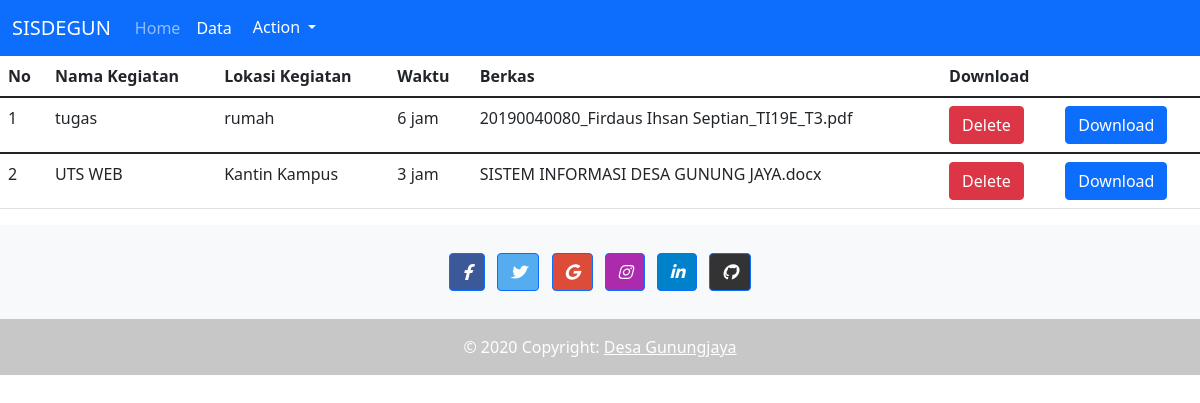
The app's page /asset/data.php with its own data.
### tables this page shows
CREATE TABLE `tb_kegiatan` (
  `id` int(11) NOT NULL,
  `nama_kegiatan` varchar(100) NOT NULL
);

CREATE TABLE `tb_lokasi` (
  `id` int(11) NOT NULL,
  `lokasi_kegiatan` varchar(100) NOT NULL
);

CREATE TABLE `tb_laporan` (
  `id` int(11) NOT NULL,
  `nama_file` varchar(100) NOT NULL,
  `waktu` varchar(100) NOT NULL
);

### asset/data.php (the view, shortened to what this page needs)
<!DOCTYPE html>
<html lang="en">
<head>
    <link href="https://cdn.jsdelivr.net/npm/bootstrap@5.1.3/dist/css/bootstrap.min.css" rel="stylesheet">
    <link rel="stylesheet" href="https://cdnjs.cloudflare.com/ajax/libs/font-awesome/6.0.0-beta2/css/brands.min.css" />
</head>
<body>
    <div class="">
        <nav class="navbar navbar-expand-lg navbar-dark bg-primary">
            <div class="container-fluid">
              <div class="collapse navbar-collapse" id="navbarTogglerDemo01">
                <a class="navbar-brand" href="index.php">SISDEGUN</a>
                <ul class="navbar-nav me-auto mb-2 mb-lg-0">
                  <li class="nav-item">
                    <a class="nav-link " aria-current="page" href="index.php">Home</a>
                  </li>
                  <li class="nav-item">
                    <a class="nav-link active" href="data.php">Data</a>
                  </li>
                  <div class="dropdown">
                    <badge class="btn btn-primary dropdown-toggle" type="button" id="dropdownMenuButton1" data-bs-toggle="dropdown" aria-expanded="false">
                      Action
                    </badge>
                  </div>
                </ul>
              </div>
            </div>
          </nav>
    </div>
<table class="table table-hover">
    <thead>
        <tr>
        <th>No</th>
        <th>Nama Kegiatan</th>
        <th>Lokasi Kegiatan</th>
        <th>Waktu</th>
        <th>Berkas</th>
        <th>Download</th>
        </tr>
        <?php
include "koneksi.php";
$sql = "SELECT nama_kegiatan, lokasi_kegiatan, waktu, nama_file  FROM tb_kegiatan INNER JOIN tb_lokasi ON tb_kegiatan.id=tb_lokasi.id JOIN tb_laporan ON tb_kegiatan.id=tb_laporan.id;";
$no=1;
$d=mysqli_query($koneksi,$sql);
while($result = mysqli_fetch_assoc($d)){
?>
        </thead>
    <tbody>
        <tr>
            <td><?php echo $no++ ?></td>
            <td><?php echo $result["nama_kegiatan"];?></td>
            <td><?php echo $result["lokasi_kegiatan"];?></td>
            <td><?php echo $result["waktu"];?></td>
            <td><?php echo $result["nama_file"];?></td>
            <td><a href='?id=<?php echo $result["id"]?>' class="btn btn-danger">Delete</a></td>
            <td><a href="download.php?filename=<?php echo $result["nama_file"];?>" class="btn btn-primary">Download</a></td>
            </tr>
                <?php } ?>
        </tbody>
</table>
<footer class="bg-light text-center text-white">
        <div class="container p-4 pb-0">
          <section class="mb-4">
            <a
              class="btn btn-primary btn-floating m-1"
              style="background-color: #3b5998;"
              href="#!"
              role="button"
              ><i class="fab fa-facebook-f"></i
            ></a>
            <a
              class="btn btn-primary btn-floating m-1"
              style="background-color: #55acee;"
              href="#!"
              role="button"
              ><i class="fab fa-twitter"></i
            ></a>
            <a
              class="btn btn-primary btn-floating m-1"
              style="background-color: #dd4b39;"
              href="#!"
              role="button"
              ><i class="fab fa-google"></i
            ></a>
            <a
              class="btn btn-primary btn-floating m-1"
              style="background-color: #ac2bac;"
              href="#!"
              role="button"
              ><i class="fab fa-instagram"></i
            ></a>
            <a
              class="btn btn-primary btn-floating m-1"
              style="background-color: #0082ca;"
              href="#!"
              role="button"
              ><i class="fab fa-linkedin-in"></i
            ></a>
            <a
              class="btn btn-primary btn-floating m-1"
              style="background-color: #333333;"
              href="#!"
              role="button"
              ><i class="fab fa-github"></i
            ></a>
          </section>
        </div>
        <div class="text-center p-3" style="background-color: rgba(0, 0, 0, 0.2);">
          © 2020 Copyright:
          <a class="text-white" href="#">Desa Gunungjaya</a>
        </div>
      </footer>
</body>
</html>

### records on screen
tb_kegiatan: nama_kegiatan "tugas", tb_lokasi.lokasi_kegiatan "rumah", tb_laporan.waktu "6 jam", tb_laporan.nama_file "20190040080_Firdaus Ihsan Septian_TI19E_T3.pdf"
tb_kegiatan: nama_kegiatan "UTS WEB", tb_lokasi.lokasi_kegiatan "Kantin Kampus", tb_laporan.waktu "3 jam", tb_laporan.nama_file "SISTEM INFORMASI DESA GUNUNG JAYA.docx"
